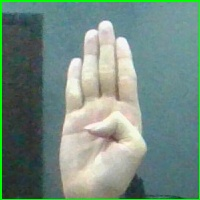
#> input picture dataset/B/103.jpg, 200 x 200 px
$ python create_dataset.py
#> lines starting #> are read from the running program, lines starting #| are printed output that depends on the picture; after the words box and inside, x2 and y2 are one past the last pixel; in counts of white or black regions, pixels touching at a corner belong together
#> in create_train_data, img is the input picture: shape (200, 200, 3); mean B, G, R 130.1, 140.6, 116.9
### preprocess_image.py
import cv2
import os

def preprocess(img):
	# img = img[5:-5, 5:-5]
	lab = cv2.cvtColor(img, cv2.COLOR_BGR2Lab)
#> lab: shape (200, 200, 3); mean of channels 0, 1, 2 143.1, 118.8, 130.5
	l_channel, a, b = cv2.split(lab)
	clade = cv2.createCLAHE(clipLimit=2., tileGridSize=(11,11))
	cl = clade.apply(l_channel)
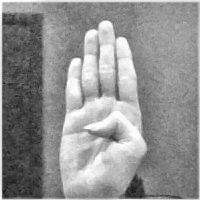
#> cl: shape (200, 200); min 28, max 255, mean 145.5
	limg = cv2.merge((cl,a,b))
#> limg: shape (200, 200, 3); mean of channels 0, 1, 2 145.5, 118.8, 130.5
	img = cv2.cvtColor(limg, cv2.COLOR_BGR2GRAY)
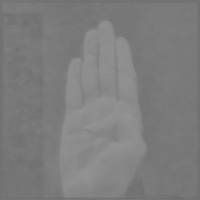
#> img: shape (200, 200); min 107, max 148, mean 125.3
	img = cv2.GaussianBlur(img, (7,7), 0)

	# Max constrast
	kernel = cv2.getStructuringElement(cv2.MORPH_RECT, (13,13))
	topHat = cv2.morphologyEx(img, cv2.MORPH_TOPHAT, kernel, iterations = 45)
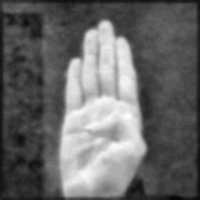
#> topHat: shape (200, 200); min 0, max 35, mean 14.3; drawn with min black and max white
	blackHat =cv2.morphologyEx(img, cv2.MORPH_BLACKHAT, kernel, iterations = 45)
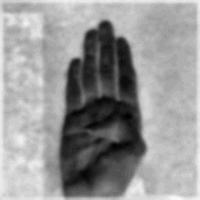
#> blackHat: shape (200, 200); min 0, max 35, mean 20.7; drawn with min black and max white
	imgGrayscalePlusTopHat = cv2.add(img, topHat)
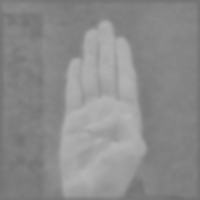
#> imgGrayscalePlusTopHat: shape (200, 200); min 111, max 181, mean 139.7
	imgMaxConstrast = cv2.subtract(imgGrayscalePlusTopHat, blackHat)
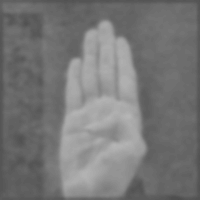
#> imgMaxConstrast: shape (200, 200); min 76, max 181, mean 119
	_, img_gray = cv2.threshold(imgMaxConstrast, 20, 255, cv2.THRESH_BINARY+cv2.THRESH_OTSU)
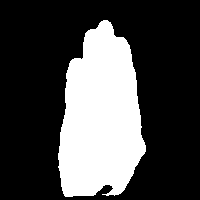
#> img_gray: shape (200, 200); 28.5% white; 1 white region, box (x1, y1, x2, y2) and area: (58, 20, 146, 197) 11402
	return img_gray

# [7 lines of commented-out code are left out]

### create_dataset.py
import cv2                 # working with, mainly resizing, images
import numpy as np         # dealing with arrays
import os                  # dealing with directories
from random import shuffle # mixing up or currently ordered data that might lead our network astray in training.
from preprocess_image import preprocess

path='dataset'

IMG_SIZE = 96

def create_train_data():
    training_data = []
    label=0
    for (dirpath,dirnames,filenames) in os.walk(path):
        for dirname in dirnames:
            print(dirname)
            for(direcpath,direcnames,files) in os.walk(path+"/"+dirname):
                for file in files:
                        actual_path=path+"/"+dirname+"/"+file
                        # label=label_img(dirname)
                        path1 =path+"/"+dirname+'/'+file
                        img=cv2.imread(path1)
                        img = preprocess(img)
                        img = cv2.resize(img, (IMG_SIZE,IMG_SIZE))
#> img: shape (96, 96)
                        training_data.append([np.array(img),label])
            label=label+1
    shuffle(training_data)
#> (the run stopped early here; a loop or call above may not have finished)
